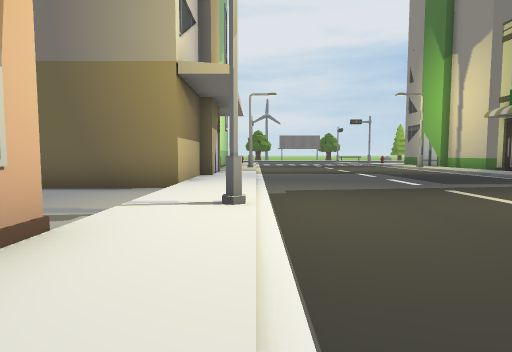
[1] (above)

24 first-person views from a walk through a Unity game level. The camera is 1.3 m above the floor, tilts 4° down and sees 80° across. The floor is counted in squares, 2 m on a side. Each view is taken from the middle of a square. On the plan, view 1 faces up. The plan holds only what a view shows up to about 10 squares ahead; the rest is blank. The place goes on beyond the plan. The player is left out.

[2]
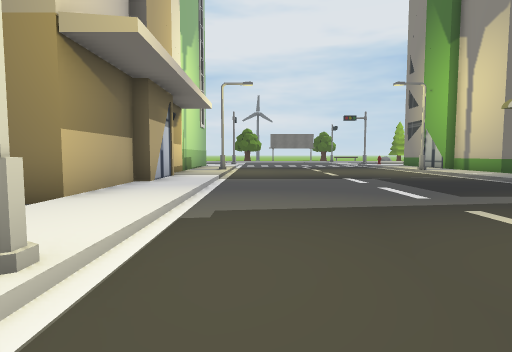

[3]
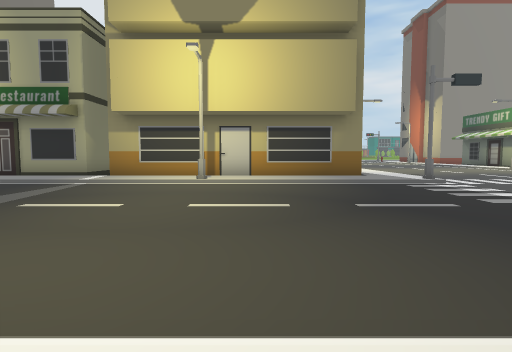

[4]
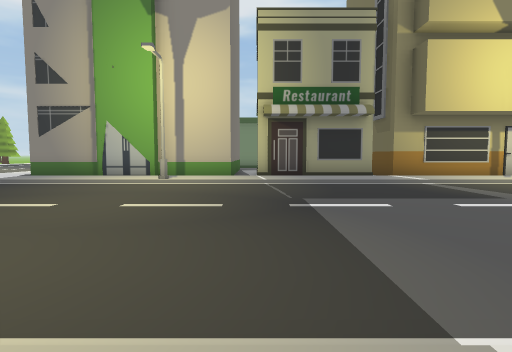

[5]
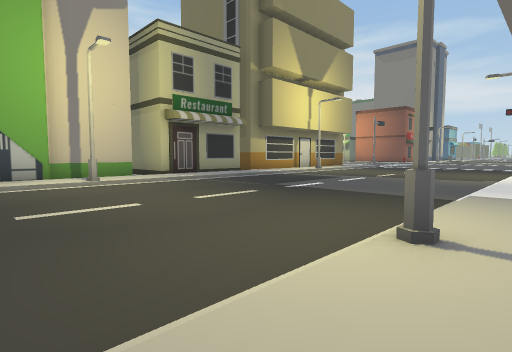

[6]
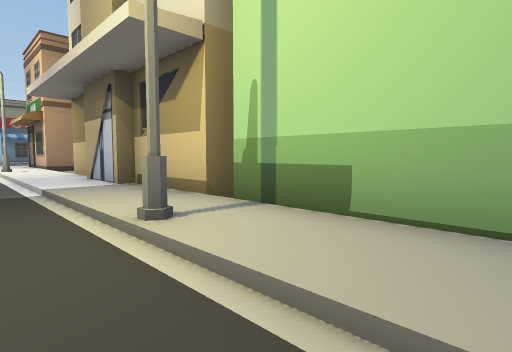

[7]
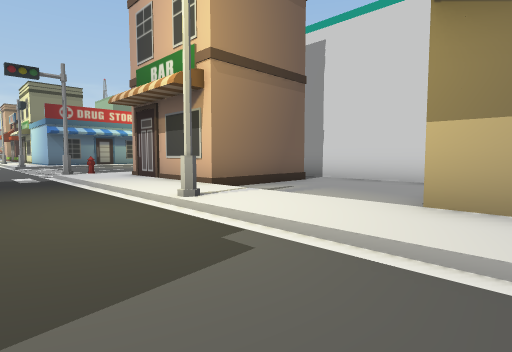

[8]
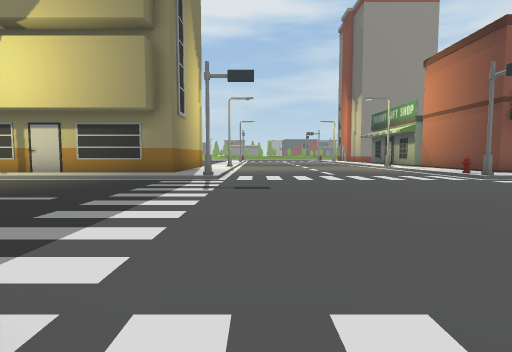

[9]
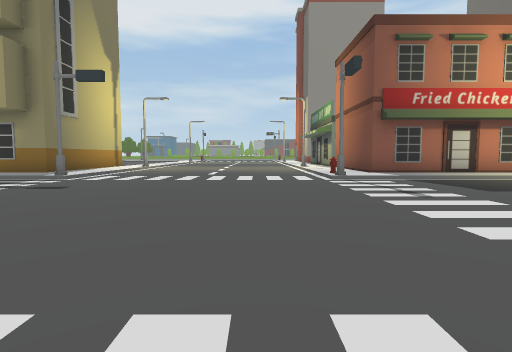

[10]
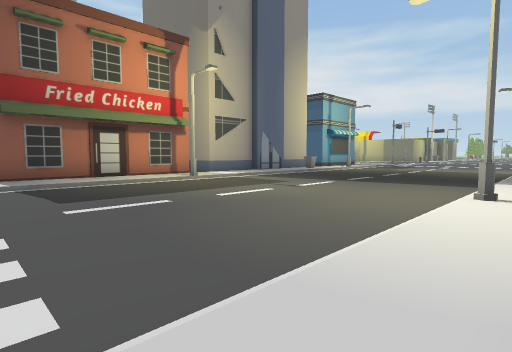

[11]
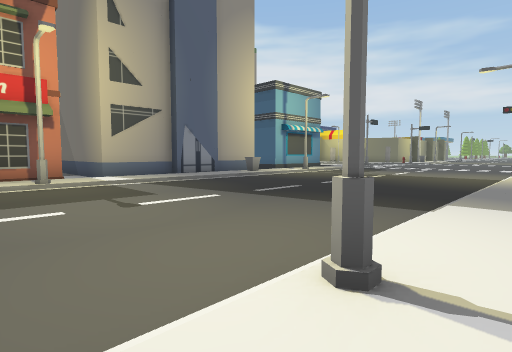

[12]
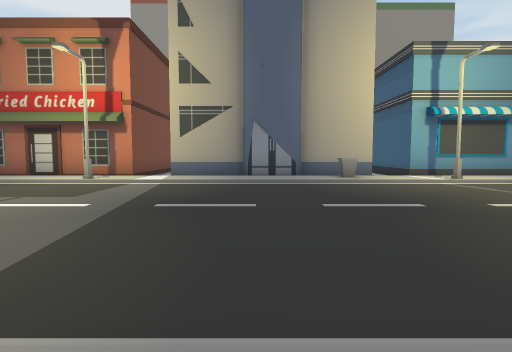

[13]
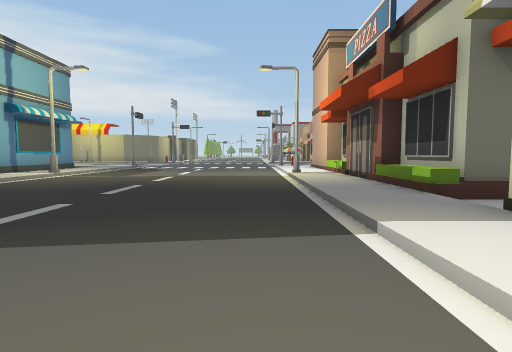

[14]
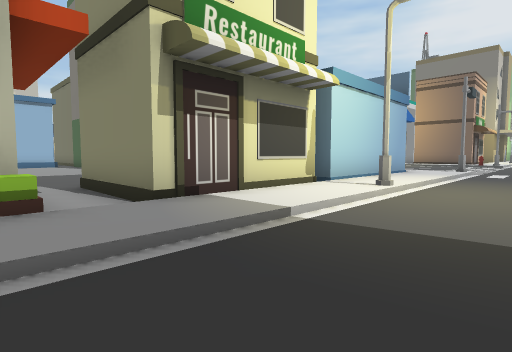

[15]
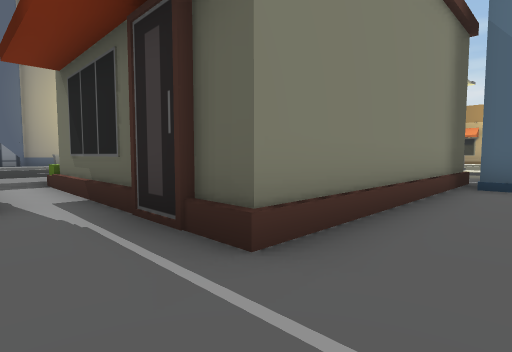

[16]
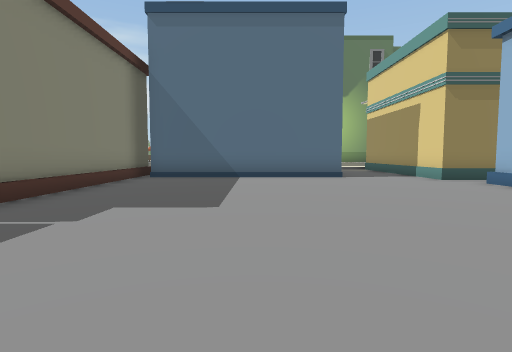

[17]
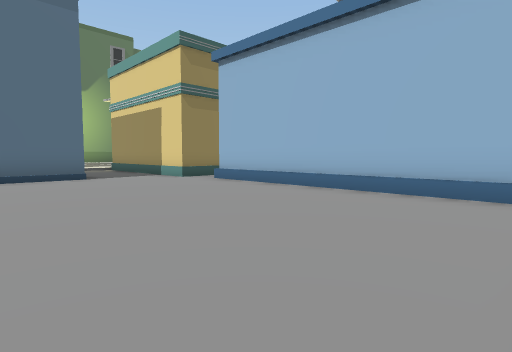

[18]
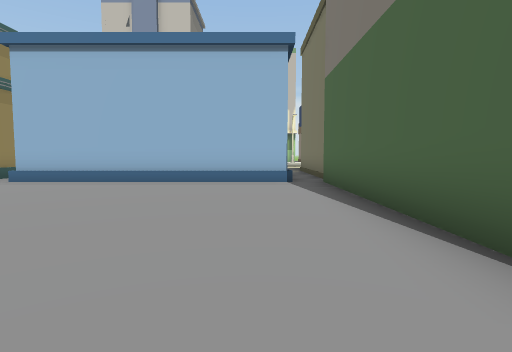

[19]
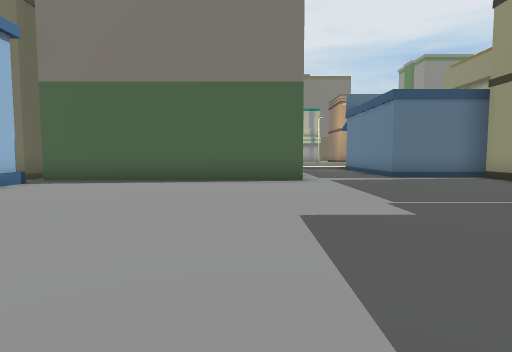

[20]
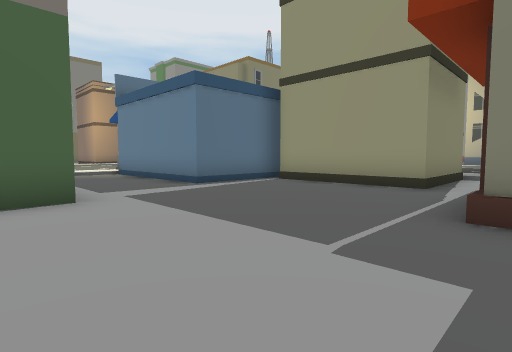

[21]
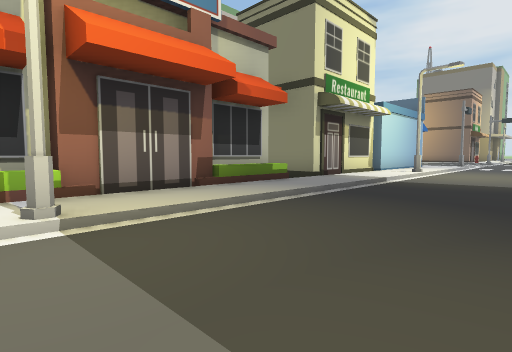

[22]
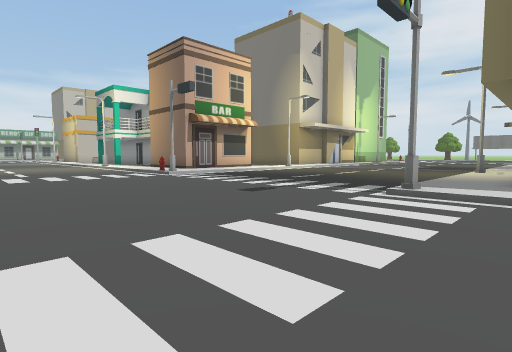

[23]
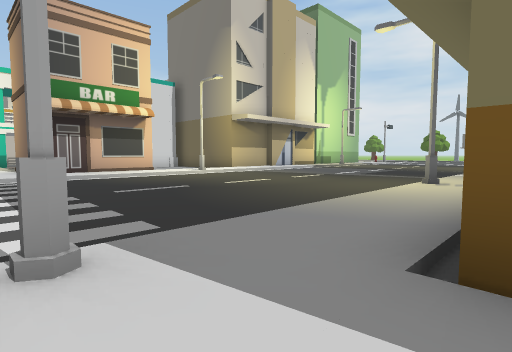

[24]
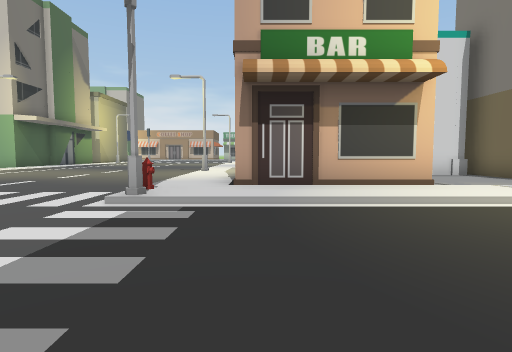

### Floor plan
Key: @ floor where view 1 was taken; # wall or solid block; . main floor; : floor 0.25 m higher than the main floor; / step, stairs or slope; B building; S streetlight; H hydrant; O other object.
Columns run from 17 left of view 1 to 9 right of it. Each row starts with its distance up from view 1.
 16                B:/....../:B
 15                B:/....../:B
 14                B:S......S:B
 13                B:/....../:B
 12                B:/....../:B
 11                B:/....../:B
 10                B:/....../:B
  9                B:/....../:B
  8                B:/....../:B
  7                B:/....../:
  6            BBBBB:/....../:B
  5            #....:/....../:B
  4            #....:/....../:B
  3            #....:S......S:B
  2            #.###:/....../:B
  1            #   #:/....../:B
  0                #:@....../:B
 -1               ##:/....../:B
 -2             :::::/....../::
 -3             ////H/......#//
 -4            ................
 -5            ................
 -6            ................
 -7            ................
 -8            ...  ...........
 -9                  ..........
-10                  #....../O/
-11                 :/....../::
-12          .#    #:/....../:#
-13         ..#    #:/....../:#
-14         ..#    #:/....../:#
-15         ..#    #:/....../:#
-16 #       ..######:S......S:#
-17 #BBBBBBB.....B B:/....../:#
-18 //...........B B:/....../:
-19 B/...........B B:/....../:B
-20 B/...........BBB:/....../:B
-21 B/..............:/....../:B
-22 B/........BBBBBB:/....../:B
-23 B/........B    B:/....../:B
-24 B/........B    B:/....../OB
-25  /........B    B:/....../:
-26 ##........B    B:S......S:#
-27  #..BBBB#BB    B:/....../:#

Positions as (right, up) in squares from view 1, and headings:
1: (0, 0), facing up
2: (1, 2), facing up
3: (-1, 2), facing right
4: (-1, 11), facing right
5: (-1, 16), facing down-right
6: (1, 16), facing down-left
7: (2, 7), facing down-left
8: (-1, -4), facing right
9: (-1, -8), facing right
10: (-1, -11), facing down-right
11: (-1, -15), facing down-right
12: (-1, -21), facing right
13: (1, -17), facing down
14: (2, -22), facing up-left
15: (-9, -20), facing down-right
16: (-11, -18), facing down
17: (-11, -18), facing down-left
18: (-9, -19), facing left
19: (-11, -25), facing up
20: (-11, -22), facing up-right
21: (3, -27), facing up-left
22: (9, -8), facing up-left
23: (9, -3), facing up-left
24: (4, -1), facing left
